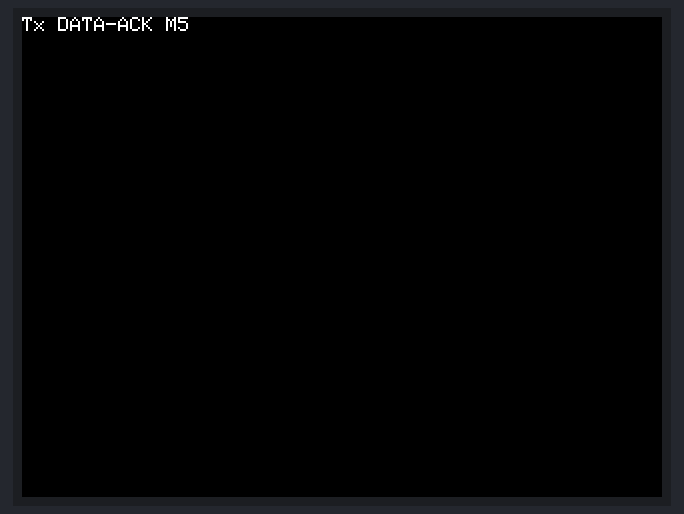
Bench run of a sketch on a simulated ESP32. Shown: 320×240 colour display. No radio packets arrive unless stated.

Above: at 0.2 s.
At 1.2 s:
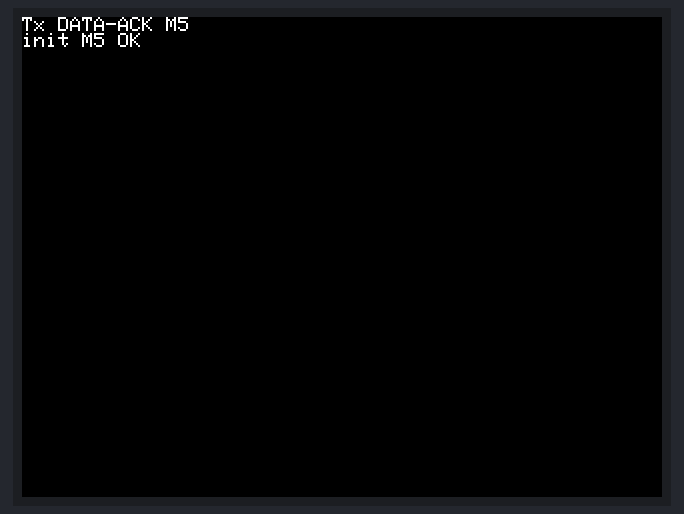
At 4.2 s:
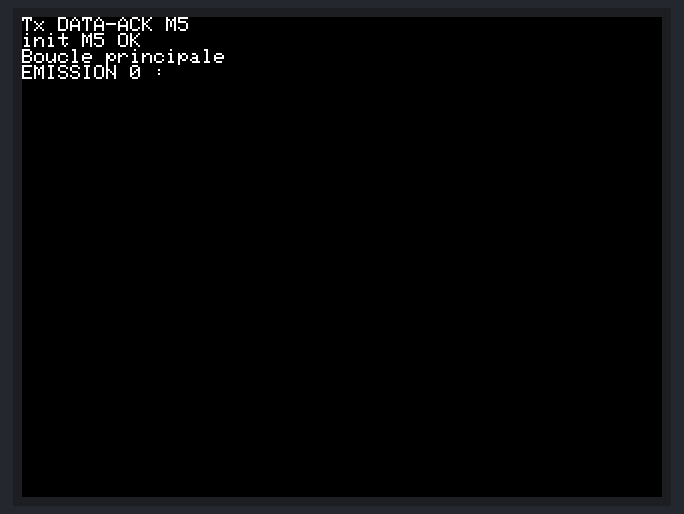
At 8.5 s:
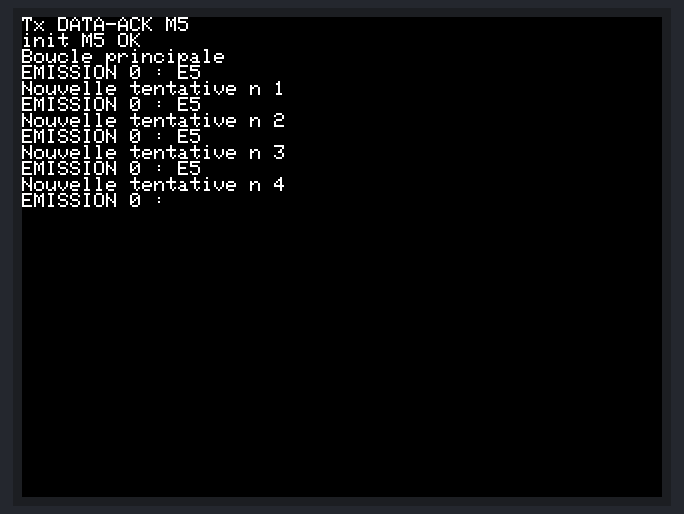
At 14.9 s:
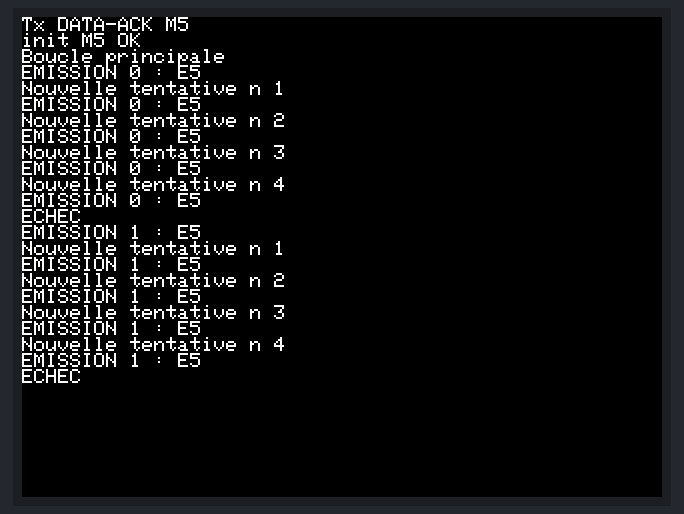
At 38.4 s:
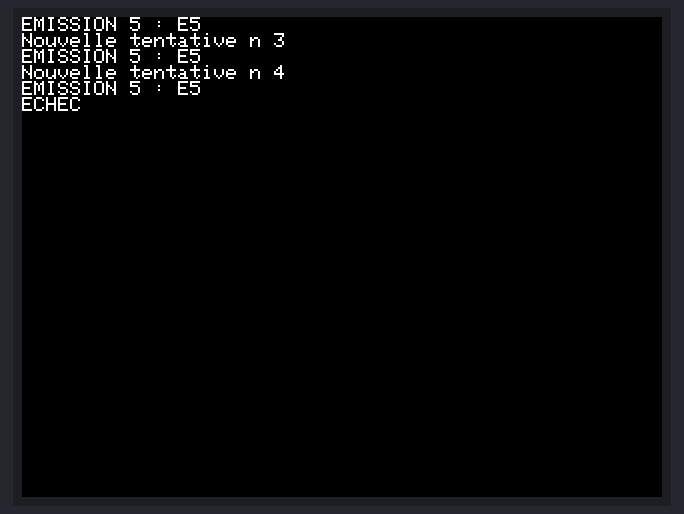

Measured:
- what the display in image 1 shows lasts 3.0 s, from 1.2 s to 4.2 s
- what the display in image 2 shows lasts 0.5 s, from 4.2 s to 4.7 s
- what the display in image 4 shows lasts 1.0 s, from 14.8 s to 15.8 s

The sketch:

video-2-Prog-Test-1-A.ino
```cpp
/*
 * PROGRAMME : Émetteur DATA-ACK Point à Point (Couche 2 - Capsule 2)
 * MODIFICATIONS APPORTÉES POUR M5STACK (cf. Diapo 5/7 SAE32) :
 * 1. #include <RH_RF95.h> : Remplacement de la librairie RH_RF22 (WiNo) par RH_RF95 (LoRa M5Stack).
 * 2. #include <M5Stack.h> : Remplacement de <LowPower_Teensy3.h> par la librairie M5Stack.
 * 3. #define RFM95_CS 5 / DIO0 36 : Configuration des broches SPI du module LoRa M5Stack.
 * 4. M5.begin() / M5.Power.begin() : Initialisation de l'écran LCD et de l'alimentation dans setup().
 * 5. rf95.setModemConfig / setFrequency(867.7) : Configuration de la radio LoRa sur 867.7 MHz (SF7).
 * 6. Remplacement de Serial.print/println/printf par M5.Lcd.print/println/printf pour l'affichage sur l'écran.
 * 7. TIMEOUT_ACK porté à 500 ms (au lieu de 40 ms sur RF22) pour laisser le temps à la trame LoRa d'être émise et acquittée.
 */

#include <SPI.h>
#include <RH_RF95.h> // MODIF M5Stack : Nouvelle librairie RadioHead pour RF95 (LoRa)
#include <M5Stack.h> // MODIF M5Stack : Librairie matérielle M5Stack

#define RFM95_CS 5   // MODIF M5Stack : Broche Chip Select du module LoRa
#define RFM95_DIO0 36 // MODIF M5Stack : Broche DIO0 du module LoRa
RH_RF95 rf95(RFM95_CS, RFM95_DIO0); // MODIF M5Stack : Instanciation de rf95 au lieu de rf22(SS,9)

uint8_t rxbuf[RH_RF95_MAX_MESSAGE_LEN], rxbuflen = RH_RF95_MAX_MESSAGE_LEN;
uint8_t txbuf[RH_RF95_MAX_MESSAGE_LEN], txbuflen = RH_RF95_MAX_MESSAGE_LEN;
uint8_t rxlen = RH_RF95_MAX_MESSAGE_LEN;
uint8_t state, RxSeq, TxSeq, credit;
uint32_t attente;

#define E0 0
#define E1 1
#define E2 2
#define E3 3
#define E4 4
#define E5 5

#define canal 1
#define TYPE_DATA 1
#define TYPE_ACK 2
#define TIMEOUT_ACK 500 // MODIF M5Stack : 500 ms (au lieu de 40 ms) adapté au temps de vol LoRa SF7

void setup()
{
  // MODIF M5Stack : Initialisation de l'écran et du module d'alimentation M5Stack
  M5.begin();
  M5.Power.begin(); // Init Power module.
  M5.Lcd.setTextSize(1);
  M5.Lcd.println("Tx DATA-ACK M5");

  delay(1000); // test... Attention au rapport cyclique 1%

  if (!rf95.init())
    M5.Lcd.println("init M5 failed");
  else
    M5.Lcd.println("init M5 OK");

  // MODIF M5Stack : Configuration de la radio LoRa (Modulation et Fréquence)
  rf95.setModemConfig(RH_RF95::Bw125Cr45Sf128); // 128=SF7
  rf95.setFrequency(867.7);

  state = E0;
  delay(3000);
  TxSeq = 0; credit = 5;
  M5.Lcd.println("Boucle principale");
}

void loop() {
  switch (state)
  {
    case E0:
      // Nettoyage automatique de l'écran M5Stack lorsqu'il est plein
      if (M5.Lcd.getCursorY() > 220) {
        M5.Lcd.fillScreen(BLACK);
        M5.Lcd.setCursor(0, 0);
      }

      // MODIF M5Stack : Remplacement de Serial.printf par M5.Lcd.printf
      M5.Lcd.printf("EMISSION %d : ", TxSeq);

      txbuf[0] = TYPE_DATA; // type de message
      txbuf[1] = TxSeq;     // numéro de trame DATA émise
      txbuf[2] = 0xAA;      // infos
      txbuf[3] = 0x55;      // ..
      rf95.send(txbuf, 4);  // envoie de données (une trame de 4 octets)
      rf95.waitPacketSent();

      credit--;             // on vient d'émettre une fois de + la trame

      state = E1;
      break;

    case E1:
      attente = millis() + TIMEOUT_ACK; // armement CgD
      state = E2;
      break;

    case E2:
      rf95.setModeRx(); // mettre la radio en mode réception pour l'ACK
      state = E3;
      break;

    case E3: // attente d'ACK non bloquante (car test trame reçue durant le CdG)
      if (millis() > attente) // vérification si le watchdog est expiré
      { state = E5; }         // si attente expirée : pb !
      else                    // si attente en cours (CdG non expiré)
      {
        rxlen = sizeof(rxbuf); // MODIF M5Stack : réinitialisation de la taille max du buffer
        if (rf95.recv(rxbuf, &rxlen)) // vérifier si une trame est disponible
        {
          if ((rxbuf[0] == TYPE_ACK) && (rxbuf[1] == TxSeq))
          { // si la trame reçue est de type ACK et même numéro que DATA émise
            state = E4; // si oui on affiche la trame reçue
          }
          else state = E2; // sinon on retourne à l'état E2
        }
      }
      break;

    case E4:
      M5.Lcd.println("ACK_RECU");
      state = E0; TxSeq++; credit = 5; // trame suivante
      delay(1000); // MODIF M5Stack : Pause de 1s pour respecter le rapport cyclique LoRa et lire l'écran
      break;

    case E5: // si le watchdog expire sans réception d'ACK, ECHEC si crédit épuisé
      M5.Lcd.println("E5");
      if (credit == 0) // 5 tentatives passées
      {
        M5.Lcd.println("ECHEC");
        state = E0;
        credit = 5; TxSeq++; // trame suivante
        delay(1000);
        break;
      }
      else
      {
        M5.Lcd.printf("Nouvelle tentative n %d", 5 - credit);
        state = E0;
        M5.Lcd.println();
        delay(500);
        break;
      }

    default:
      state = E0;
      break;
  }
}
```
